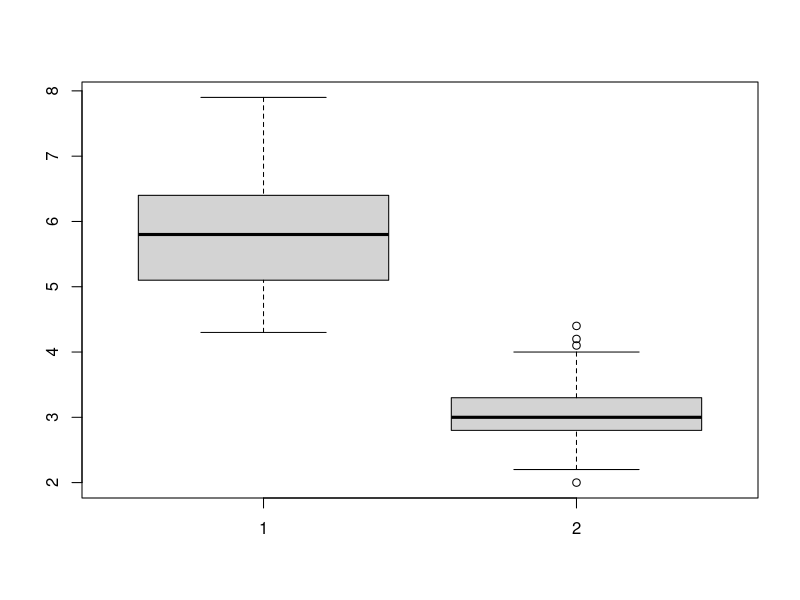
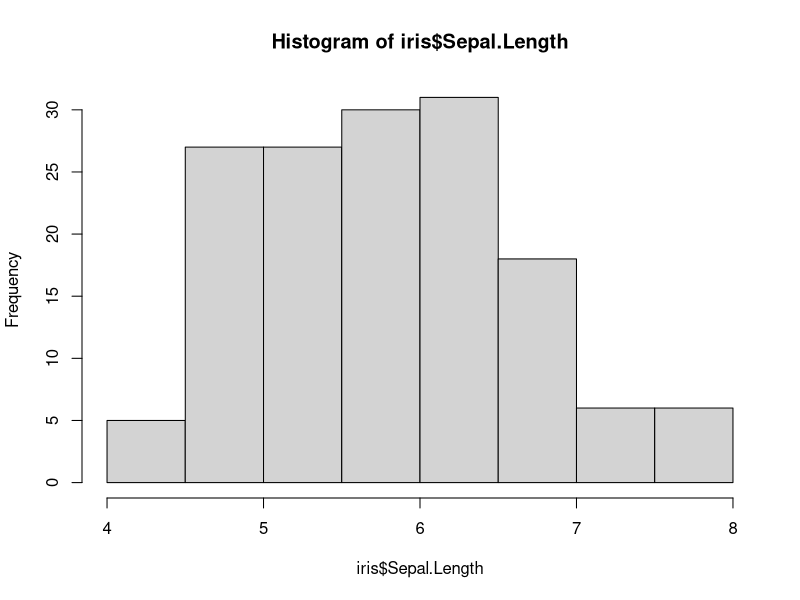
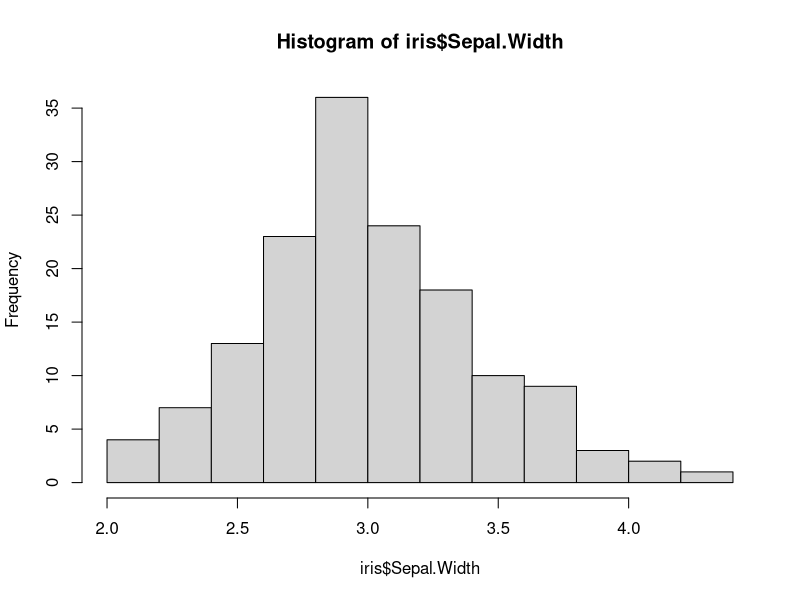

Write R code to recreate these figures, in order.

# iris dataset

# load the dataset

boxplot(iris$Sepal.Length, iris$Sepal.Width)

hist(iris$Sepal.Length)

hist(iris$Sepal.Width)